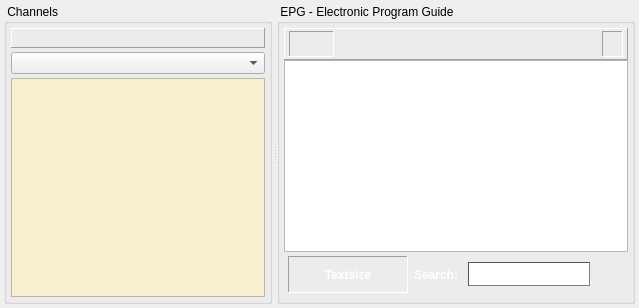
         <widget class="QWidget" name="epgTab">
          <property name="styleSheet">
           <string notr="true"/>
          </property>
          <attribute name="title">
           <string>Program Guide</string>
          </attribute>
          <layout class="QVBoxLayout" name="verticalLayout_3">
           <property name="margin">
            <number>4</number>
           </property>
           <item>
            <widget class="QSplitter" name="vSplitterChanEpg">
             <property name="styleSheet">
              <string notr="true">QSplitter#vSplitterChanEpg::handle {
     image: url(:/png/v_split);
 }

 QSplitter#vSplitterChanEpg::handle:horizontal {
     width: 5px;
 }

 QSplitter#vSplitterChanEpg::handle:vertical {
     height: 5px;
 }

 QSplitter#vSplitterChanEpg::handle:hover {
    image: url(:/png/v_split_hover);
 }

 QSplitter#vSplitterChanEpg::handle:pressed {
    image: url(:/png/v_split_pressed);
 }
</string>
             </property>
             <property name="orientation">
              <enum>Qt::Horizontal</enum>
             </property>
             <widget class="QGroupBox" name="groupChannels">
              <property name="title">
               <string> Channels </string>
              </property>
              <layout class="QVBoxLayout" name="verticalLayout_6">
               <property name="spacing">
                <number>4</number>
               </property>
               <property name="margin">
                <number>4</number>
               </property>
               <item>
                <widget class="QFavFrame" name="hFrameFav">
                 <property name="contextMenuPolicy">
                  <enum>Qt::DefaultContextMenu</enum>
                 </property>
                 <property name="acceptDrops">
                  <bool>true</bool>
                 </property>
                 <property name="styleSheet">
                  <string notr="true">QFrame#hFrameFav {
background-color: qlineargradient(spread:pad, x1:0, y1:0, x2:0, y2:1, stop:0 #eee, 	stop:0.7 grey, stop:1 #dedede);
};</string>
                 </property>
                 <property name="frameShape">
                  <enum>QFrame::Panel</enum>
                 </property>
                 <property name="frameShadow">
                  <enum>QFrame::Raised</enum>
                 </property>
                 <layout class="QHBoxLayout" name="hLayoutFavFrame">
                  <property name="spacing">
                   <number>0</number>
                  </property>
                  <item>
                   <spacer name="hSpacerLeft">
                    <property name="orientation">
                     <enum>Qt::Horizontal</enum>
                    </property>
                    <property name="sizeHint" stdset="0">
                     <size>
                      <width>40</width>
                      <height>0</height>
                     </size>
                    </property>
                   </spacer>
                  </item>
                  <item>
                   <layout class="QGridLayout" name="gLayoutFav">
                    <property name="spacing">
                     <number>4</number>
                    </property>
                   </layout>
                  </item>
                  <item>
                   <spacer name="hlSpacerRight">
                    <property name="orientation">
                     <enum>Qt::Horizontal</enum>
                    </property>
                    <property name="sizeHint" stdset="0">
                     <size>
                      <width>40</width>
                      <height>0</height>
                     </size>
                    </property>
                   </spacer>
                  </item>
                 </layout>
                </widget>
               </item>
               <item>
                <widget class="QComboBox" name="cbxChannelGroup">
                 <property name="whatsThis">
                  <string>Channel Group</string>
                 </property>
                </widget>
               </item>
               <item>
                <widget class="QListView" name="channelList">
                 <property name="contextMenuPolicy">
                  <enum>Qt::CustomContextMenu</enum>
                 </property>
                 <property name="toolTip">
                  <string/>
                 </property>
                 <property name="whatsThis">
                  <string>Channel List</string>
                 </property>
                 <property name="styleSheet">
                  <string notr="true">QListView#channelList {
show-decoration-selected: 1;
background-color: rgb(247, 239, 205);
}

QListView#channelList::item:selected {
background-color: rgb(255, 167, 26);
alternate-background-color: rgb(255, 167, 26);
}

QListView#channelList::item:hover {
background-color: rgb(255, 110, 14);
}
</string>
                 </property>
                 <property name="editTriggers">
                  <set>QAbstractItemView::NoEditTriggers</set>
                 </property>
                 <property name="showDropIndicator" stdset="0">
                  <bool>false</bool>
                 </property>
                 <property name="dragEnabled">
                  <bool>true</bool>
                 </property>
                 <property name="dragDropMode">
                  <enum>QAbstractItemView::DragOnly</enum>
                 </property>
                 <property name="alternatingRowColors">
                  <bool>true</bool>
                 </property>
                 <property name="iconSize">
                  <size>
                   <width>24</width>
                   <height>24</height>
                  </size>
                 </property>
                </widget>
               </item>
              </layout>
             </widget>
             <widget class="QGroupBox" name="groupEPG">
              <property name="title">
               <string> EPG - Electronic Program Guide </string>
              </property>
              <layout class="QVBoxLayout" name="verticalLayout">
               <property name="margin">
                <number>4</number>
               </property>
               <item>
                <layout class="QVBoxLayout" name="verticalLayout_2">
                 <property name="spacing">
                  <number>0</number>
                 </property>
                 <item>
                  <layout class="QHBoxLayout" name="hLayoutEpgNavi">
                   <property name="spacing">
                    <number>0</number>
                   </property>
                  </layout>
                 </item>
                 <item>
                  <widget class="QFrame" name="frameEpgCtrl">
                   <property name="styleSheet">
                    <string notr="true">QFrame#frameEpgCtrl {
background-color: qlineargradient(spread:pad, x1:0, y1:0, x2:0, y2:1, stop:0 #eee, 	stop:0.7 grey, stop:1 #dedede);
};</string>
                   </property>
                   <property name="frameShape">
                    <enum>QFrame::Panel</enum>
                   </property>
                   <property name="frameShadow">
                    <enum>QFrame::Raised</enum>
                   </property>
                   <layout class="QHBoxLayout" name="horizontalLayout_5">
                    <property name="leftMargin">
                     <number>4</number>
                    </property>
                    <property name="topMargin">
                     <number>2</number>
                    </property>
                    <property name="rightMargin">
                     <number>4</number>
                    </property>
                    <property name="bottomMargin">
                     <number>2</number>
                    </property>
                    <item>
                     <widget class="QFrame" name="frameChan">
                      <property name="styleSheet">
                       <string notr="true"/>
                      </property>
                      <property name="frameShape">
                       <enum>QFrame::Panel</enum>
                      </property>
                      <property name="frameShadow">
                       <enum>QFrame::Sunken</enum>
                      </property>
                      <layout class="QHBoxLayout" name="horizontalLayout_3">
                       <property name="spacing">
                        <number>4</number>
                       </property>
                       <property name="leftMargin">
                        <number>4</number>
                       </property>
                       <property name="topMargin">
                        <number>0</number>
                       </property>
                       <property name="rightMargin">
                        <number>4</number>
                       </property>
                       <property name="bottomMargin">
                        <number>0</number>
                       </property>
                       <item>
                        <widget class="QLabel" name="labChanIcon">
                         <property name="minimumSize">
                          <size>
                           <width>24</width>
                           <height>24</height>
                          </size>
                         </property>
                         <property name="text">
                          <string/>
                         </property>
                        </widget>
                       </item>
                       <item>
                        <widget class="QLabel" name="labChanName">
                         <property name="styleSheet">
                          <string notr="true">QLabel#labChanName {
font-weight: bold;
color: white;
}</string>
                         </property>
                         <property name="text">
                          <string/>
                         </property>
                        </widget>
                       </item>
                      </layout>
                     </widget>
                    </item>
                    <item>
                     <spacer name="horizontalSpacer_2">
                      <property name="orientation">
                       <enum>Qt::Horizontal</enum>
                      </property>
                      <property name="sizeHint" stdset="0">
                       <size>
                        <width>40</width>
                        <height>20</height>
                       </size>
                      </property>
                     </spacer>
                    </item>
                    <item>
                     <widget class="QFrame" name="frameNavi">
                      <property name="frameShape">
                       <enum>QFrame::Panel</enum>
                      </property>
                      <property name="frameShadow">
                       <enum>QFrame::Sunken</enum>
                      </property>
                      <layout class="QHBoxLayout" name="horizontalLayout_4">
                       <property name="leftMargin">
                        <number>6</number>
                       </property>
                       <property name="topMargin">
                        <number>0</number>
                       </property>
                       <property name="rightMargin">
                        <number>6</number>
                       </property>
                       <property name="bottomMargin">
                        <number>0</number>
                       </property>
                       <item>
                        <widget class="QLabel" name="labCurrDay">
                         <property name="styleSheet">
                          <string notr="true">QLabel#labCurrDay {
font-weight: bold;
color: white;
}</string>
                         </property>
                         <property name="text">
                          <string/>
                         </property>
                        </widget>
                       </item>
                      </layout>
                     </widget>
                    </item>
                   </layout>
                  </widget>
                 </item>
                 <item>
                  <widget class="CEpgBrowser" name="textEpg">
                   <property name="styleSheet">
                    <string notr="true"/>
                   </property>
                   <property name="locale">
                    <locale language="English" country="UnitedStates"/>
                   </property>
                   <property name="frameShadow">
                    <enum>QFrame::Sunken</enum>
                   </property>
                   <property name="lineWidth">
                    <number>1</number>
                   </property>
                   <property name="openLinks">
                    <bool>false</bool>
                   </property>
                  </widget>
                 </item>
                 <item>
                  <widget class="QFrame" name="frameSearch">
                   <property name="minimumSize">
                    <size>
                     <width>0</width>
                     <height>45</height>
                    </size>
                   </property>
                   <property name="styleSheet">
                    <string notr="true">QFrame#frameSearch {
background-color: qlineargradient(spread:pad, x1:0, y1:0, x2:0, y2:1, stop:0 #ccc, 	stop:0.7 #555, stop:1 #bbb);
border-left: 1px solid #eee;
border-right: 1px solid #666;
border-bottom: 1px solid #666;
border-top: 0px;
};</string>
                   </property>
                   <property name="frameShape">
                    <enum>QFrame::NoFrame</enum>
                   </property>
                   <property name="frameShadow">
                    <enum>QFrame::Raised</enum>
                   </property>
                   <property name="lineWidth">
                    <number>1</number>
                   </property>
                   <layout class="QHBoxLayout" name="horizontalLayout_8">
                    <property name="margin">
                     <number>4</number>
                    </property>
                    <item>
                     <widget class="QFrame" name="frTextsize">
                      <property name="minimumSize">
                       <size>
                        <width>120</width>
                        <height>0</height>
                       </size>
                      </property>
                      <property name="frameShape">
                       <enum>QFrame::Panel</enum>
                      </property>
                      <property name="frameShadow">
                       <enum>QFrame::Sunken</enum>
                      </property>
                      <layout class="QHBoxLayout" name="horizontalLayout_9">
                       <property name="spacing">
                        <number>2</number>
                       </property>
                       <property name="margin">
                        <number>2</number>
                       </property>
                       <item>
                        <widget class="QPushButton" name="btnFontSmaller">
                         <property name="minimumSize">
                          <size>
                           <width>20</width>
                           <height>20</height>
                          </size>
                         </property>
                         <property name="maximumSize">
                          <size>
                           <width>20</width>
                           <height>20</height>
                          </size>
                         </property>
                         <property name="text">
                          <string/>
                         </property>
                         <property name="icon">
                          <iconset resource="../common.qrc">
                           <normaloff>:/app/zoom-out</normaloff>:/app/zoom-out</iconset>
                         </property>
                         <property name="iconSize">
                          <size>
                           <width>16</width>
                           <height>16</height>
                          </size>
                         </property>
                         <property name="autoDefault">
                          <bool>false</bool>
                         </property>
                         <property name="flat">
                          <bool>true</bool>
                         </property>
                        </widget>
                       </item>
                       <item>
                        <widget class="QLabel" name="labTextSize">
                         <property name="styleSheet">
                          <string notr="true">QLabel#labTextSize {
font-weight: bold;
color: white;
}</string>
                         </property>
                         <property name="text">
                          <string>Textsize</string>
                         </property>
                         <property name="alignment">
                          <set>Qt::AlignCenter</set>
                         </property>
                        </widget>
                       </item>
                       <item>
                        <widget class="QPushButton" name="btnFontLarger">
                         <property name="minimumSize">
                          <size>
                           <width>20</width>
                           <height>20</height>
                          </size>
                         </property>
                         <property name="maximumSize">
                          <size>
                           <width>20</width>
                           <height>20</height>
                          </size>
                         </property>
                         <property name="text">
                          <string/>
                         </property>
                         <property name="icon">
                          <iconset resource="../common.qrc">
                           <normaloff>:/app/zoom-in</normaloff>:/app/zoom-in</iconset>
                         </property>
                         <property name="iconSize">
                          <size>
                           <width>16</width>
                           <height>16</height>
                          </size>
                         </property>
                         <property name="autoDefault">
                          <bool>false</bool>
                         </property>
                         <property name="flat">
                          <bool>true</bool>
                         </property>
                        </widget>
                       </item>
                      </layout>
                     </widget>
                    </item>
                    <item>
                     <widget class="QLabel" name="labSearch">
                      <property name="styleSheet">
                       <string notr="true">QLabel#labSearch {
font-weight: bold;
color: white;
}</string>
                      </property>
                      <property name="text">
                       <string>Search: </string>
                      </property>
                     </widget>
                    </item>
                    <item>
                     <widget class="QLineEdit" name="lineSearch">
                      <property name="minimumSize">
                       <size>
                        <width>100</width>
                        <height>24</height>
                       </size>
                      </property>
                      <property name="styleSheet">
                       <string notr="true">QLineEdit#lineSearch {
  color: #800;   
  font: bold;
   background-image: url(:/app/search);
   background-repeat: no-repeat;
   background-position: LEFT;
   border: 1px inset;
   border-color: #555;
 }</string>
                      </property>
                     </widget>
                    </item>
                    <item>
                     <widget class="QPushButton" name="btnSearch">
                      <property name="minimumSize">
                       <size>
                        <width>28</width>
                        <height>28</height>
                       </size>
                      </property>
                      <property name="maximumSize">
                       <size>
                        <width>28</width>
                        <height>28</height>
                       </size>
                      </property>
                      <property name="text">
                       <string/>
                      </property>
                      <property name="icon">
                       <iconset resource="../common.qrc">
                        <normaloff>:/app/find</normaloff>:/app/find</iconset>
                      </property>
                      <property name="iconSize">
                       <size>
                        <width>24</width>
                        <height>24</height>
                       </size>
                      </property>
                      <property name="autoDefault">
                       <bool>false</bool>
                      </property>
                      <property name="flat">
                       <bool>true</bool>
                      </property>
                     </widget>
                    </item>
                   </layout>
                  </widget>
                 </item>
                </layout>
               </item>
              </layout>
             </widget>
            </widget>
           </item>
          </layout>
         </widget>
